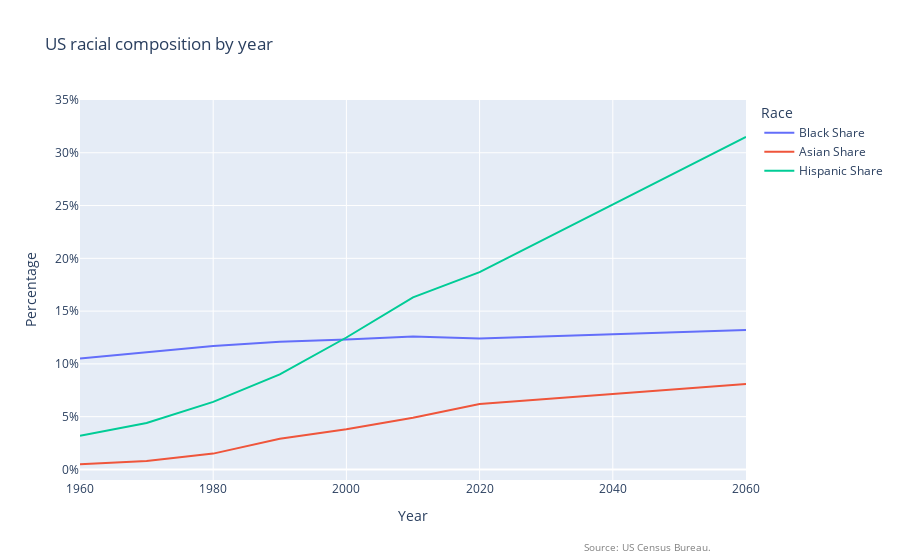

Notebook cell for this chart:
### Code cell
fig = px.line(racial_demographics_us,x='Year',
    y=['Black Share', 'Asian Share', 'Hispanic Share'], 
    title='US racial composition by year',
    labels={'value': 'Percentage Share'},
    line_shape='linear'
)
fig.update_layout(
    xaxis_title='Year',
    yaxis_title='Percentage',
    yaxis_ticksuffix='%',
    yaxis_range=[-1, 35],
    legend_title='Race',
)

fig.add_annotation(text='Source: US Census Bureau.',xref='paper', yref='paper',x=0.95, y=-0.2,showarrow=False,font=dict(size=10, color='gray'))


fig.show()

### Figure 1 — Plotly figure (JSON) as saved in the notebook; plotly's stock layout.template omitted (floating-point values rounded to 4 significant figures)
{"data": [{"hovertemplate": "variable=Black Share<br>Year=%{x}<br>Percentage Share=%{y}<extra></extra>", "legendgroup": "Black Share", "line": {"color": "#636efa", "dash": "solid", "shape": "linear"}, "marker": {"symbol": "circle"}, "mode": "lines", "name": "Black Share", "orientation": "v", "showlegend": true, "type": "scatter", "x": [1960, 1970, 1980, 1990, 2000, 2010, 2020, 2060], "xaxis": "x", "y": [10.5, 11.1, 11.7, 12.1, 12.3, 12.6, 12.4, 13.2], "yaxis": "y"}, {"hovertemplate": "variable=Asian Share<br>Year=%{x}<br>Percentage Share=%{y}<extra></extra>", "legendgroup": "Asian Share", "line": {"color": "#EF553B", "dash": "solid", "shape": "linear"}, "marker": {"symbol": "circle"}, "mode": "lines", "name": "Asian Share", "orientation": "v", "showlegend": true, "type": "scatter", "x": [1960, 1970, 1980, 1990, 2000, 2010, 2020, 2060], "xaxis": "x", "y": [0.5, 0.8, 1.5, 2.9, 3.8, 4.9, 6.2, 8.1], "yaxis": "y"}, {"hovertemplate": "variable=Hispanic Share<br>Year=%{x}<br>Percentage Share=%{y}<extra></extra>", "legendgroup": "Hispanic Share", "line": {"color": "#00cc96", "dash": "solid", "shape": "linear"}, "marker": {"symbol": "circle"}, "mode": "lines", "name": "Hispanic Share", "orientation": "v", "showlegend": true, "type": "scatter", "x": [1960, 1970, 1980, 1990, 2000, 2010, 2020, 2060], "xaxis": "x", "y": [3.2, 4.4, 6.4, 9, 12.5, 16.3, 18.7, 31.5], "yaxis": "y"}], "layout": {"annotations": [{"font": {"color": "gray", "size": 10}, "showarrow": false, "text": "Source: US Census Bureau.", "x": 0.95, "xref": "paper", "y": -0.2, "yref": "paper"}], "legend": {"title": {"text": "Race"}, "tracegroupgap": 0}, "title": {"text": "US racial composition by year"}, "xaxis": {"anchor": "y", "domain": [0, 1], "title": {"text": "Year"}}, "yaxis": {"anchor": "x", "domain": [0, 1], "range": [-1, 35], "ticksuffix": "%", "title": {"text": "Percentage"}}}}
